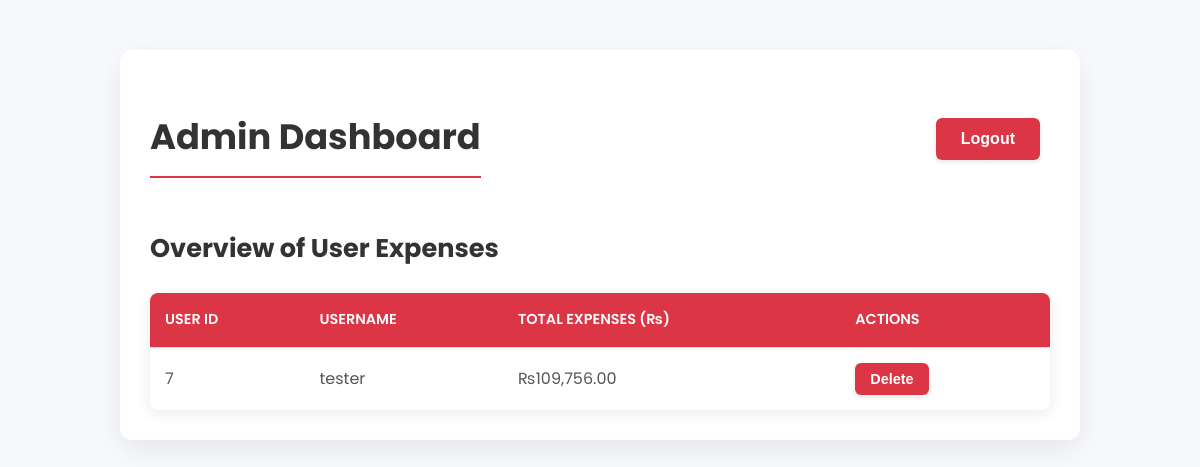
The app's page /admin/dashboard.php (signed in) with its own data.
### tables this page shows
CREATE TABLE `users` (
  `id` int(11) NOT NULL,
  `full_name` varchar(100) NOT NULL,
  `username` varchar(50) NOT NULL,
  `email` varchar(100) NOT NULL,
  `phone_number` varchar(20) NOT NULL,
  `password` varchar(255) NOT NULL,
  `role` enum('user','admin') DEFAULT 'user',
  `created_at` timestamp NOT NULL DEFAULT current_timestamp()
);

### admin/dashboard.php (the view, shortened to what this page needs)
<?php
require_once '../includes/db_config.php';
$stmt = $conn->prepare("
    SELECT u.id, u.username, COALESCE(SUM(e.amount), 0) as total_expenses
    FROM users u
    LEFT JOIN expenses e ON u.id = e.user_id
    GROUP BY u.id, u.username
    ORDER BY u.username
");
$stmt->execute();
$users = $stmt->fetchAll(PDO::FETCH_ASSOC);
?>
<!DOCTYPE html>
<html lang="en">
<head>
</head>
<body>
    <div class="container">
        <div class="logout-section">
            <h2>Admin Dashboard</h2>
            <form method="POST">
                <button type="submit" name="logout" class="btn">Logout</button>
            </form>
        </div>
        <h3>Overview of User Expenses</h3>
        <?php if ($users) { ?>
            <table>
                <thead>
                    <tr>
                        <th>User ID</th>
                        <th>Username</th>
                        <th>Total Expenses (₨)</th>
                        <th>Actions</th> </tr>
                </thead>
                <tbody>
                    <?php foreach ($users as $user) { ?>
                        <tr>
                            <td data-label="User ID"><?php echo $user['id']; ?></td>
                            <td data-label="Username"><?php echo htmlspecialchars($user['username']); ?></td>
                            <td data-label="Total Expenses (₨)">₨<?php echo number_format($user['total_expenses'], 2); ?></td>
                            <td data-label="Actions">
                                <form method="POST" style="display:inline;">
                                    <button type="submit" name="delete_user" class="btn btn-delete-user" onclick="return confirm('Are you sure you want to delete user \'<?php echo htmlspecialchars($user['username']); ?>\' and ALL their expenses? This cannot be undone.')">Delete</button>
                                </form>
                            </td>
                        </tr>
                    <?php } ?>
                </tbody>
            </table>
        <?php } else { ?>
            <p class="no-records">No user data found.</p>
        <?php } ?>
    </div>
</body>
</html>

### admin/dashboard.php (style rules this page uses)
:root { --primary-color: #4CAF50; --primary-dark: #388E3C; --secondary-color: #2196F3; --background-light: #f7f9fc; --card-background: #ffffff; --text-dark: #333333; --text-light: #555555; --border-color: #e0e0e0; --shadow-light: rgba(0, 0, 0, 0.08); --admin-btn-color: #dc3545; --admin-btn-dark: #c82333; }
body { font-family: 'Poppins', sans-serif; margin: 0; padding: 20px; background-color: var(--background-light); color: var(--text-light); line-height: 1.6; }
.container { max-width: 900px; margin: 30px auto; background: var(--card-background); padding: 30px; border-radius: 12px; box-shadow: 0 10px 30px var(--shadow-light); }
h2 { color: var(--text-dark); margin-bottom: 20px; font-weight: 700; font-size: 2.2em; border-bottom: 2px solid var(--admin-btn-color); padding-bottom: 10px; display: inline-block; }
h3 { color: var(--text-dark); font-size: 1.6em; margin-top: 30px; margin-bottom: 20px; }
.btn { padding: 12px 25px; background: var(--admin-btn-color); color: white; border: none; border-radius: 6px; cursor: pointer; font-size: 1em; font-weight: 600; margin-right: 10px; transition: background-color 0.3s ease, transform 0.2s ease, box-shadow 0.3s ease; box-shadow: 0 2px 5px rgba(0,0,0,0.1); text-decoration: none; display: inline-block; }
.btn-delete-user { background: var(--admin-btn-color); padding: 8px 15px; font-size: 0.9em; }
table { width: 100%; border-collapse: separate; border-spacing: 0; margin-top: 25px; background: var(--card-background); border-radius: 8px; overflow: hidden; box-shadow: 0 4px 15px var(--shadow-light); }
th, td { padding: 15px; border-bottom: 1px solid var(--border-color); text-align: left; }
th { background: var(--admin-btn-color); color: white; font-weight: 600; text-transform: uppercase; font-size: 0.9em; }
tr:last-child td { border-bottom: none; }
.logout-section { display: flex; justify-content: space-between; align-items: center; margin-bottom: 20px; }

### records on screen
users: id "7", username "tester", total_expenses "109,756.00"
